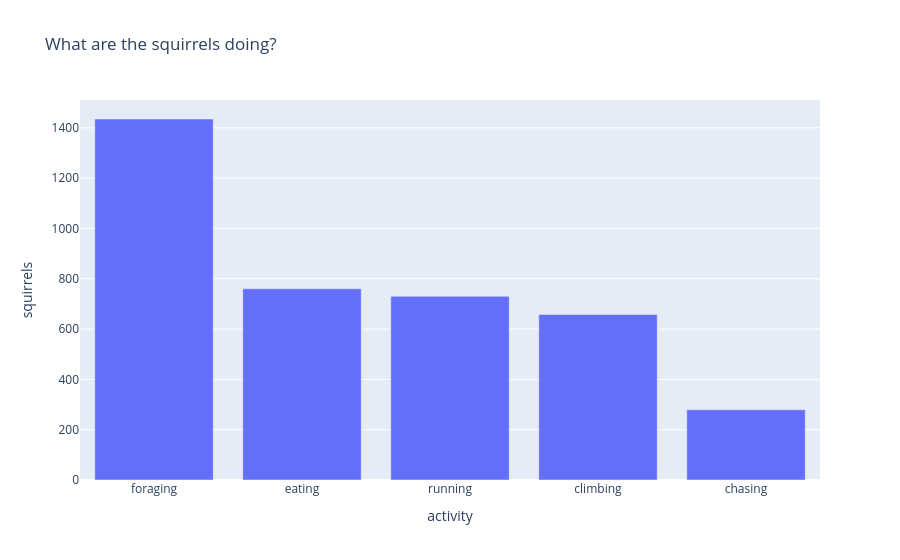

Notebook code cell kept with this figure:
### Markdown cell above
## Plotly Express reads like seaborn

The pattern is the same idea as seaborn: pass the DataFrame, name the columns.
`px` is Plotly's high-level API.

### Code cell
acts = ["running", "chasing", "climbing", "eating", "foraging"]
counts = df[acts].sum().sort_values(ascending=False).reset_index()
counts.columns = ["activity", "squirrels"]

fig = px.bar(counts, x="activity", y="squirrels",
             title="What are the squirrels doing?")
fig.show()

### Figure 1 — Plotly figure (JSON) as saved in the notebook; plotly's stock layout.template omitted (floating-point values rounded to 4 significant figures)
{"data": [{"hovertemplate": "activity=%{x}<br>squirrels=%{y}<extra></extra>", "legendgroup": "", "marker": {"color": "#636efa", "pattern": {"shape": ""}}, "name": "", "orientation": "v", "showlegend": false, "textposition": "auto", "type": "bar", "x": ["foraging", "eating", "running", "climbing", "chasing"], "xaxis": "x", "y": [1435, 760, 730, 658, 279], "yaxis": "y"}], "layout": {"barmode": "relative", "legend": {"tracegroupgap": 0}, "title": {"text": "What are the squirrels doing?"}, "xaxis": {"anchor": "y", "domain": [0.0, 1.0], "title": {"text": "activity"}}, "yaxis": {"anchor": "x", "domain": [0.0, 1.0], "title": {"text": "squirrels"}}}}
